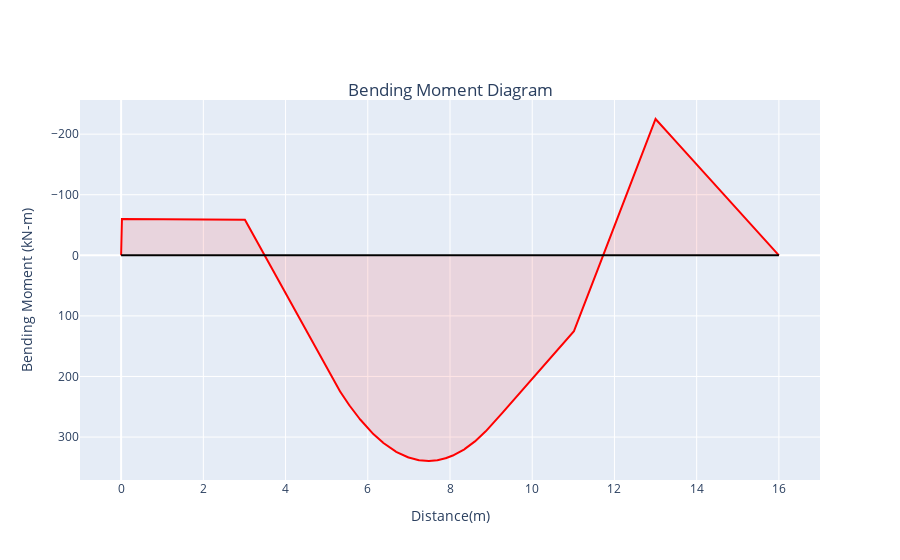

Write notebook code for a chart like this one.
### Code cell
#Define Layout
layout = go.Layout(
    title = {'text':'Bending Moment Diagram', 'y':0.85,'x':0.5,'xanchor':'center','yanchor':'top'},
    yaxis = dict(title="Bending Moment (kN-m)",autorange='reversed'),
    xaxis = dict(title="Distance(m)",range = [-1,span+1] ),
    showlegend = False,
)

line = go.Scatter(
    x = X,
    y = -sum(bendingMoment),
    mode = 'lines',
    name = 'Bending Moment',
    fill = 'tonexty',
    line_color = 'red',
    fillcolor = 'rgba(255,0,0,0.1)'
)

axis = go.Scatter(
    x = [0,span],
    y = [0,0],
    mode = 'lines',
    line_color = 'black'

)

#Generate and view figure
fig = go.Figure(data=[line,axis],layout=layout)
py.offline.iplot(fig)

### Figure 1 — Plotly figure (JSON) as saved in the notebook; plotly's stock layout.template omitted (floating-point values rounded to 4 significant figures; data arrays with more than 128 entries replaced by an {"elided": "..."} marker saying what was removed)
{"data": [{"fill": "tonexty", "fillcolor": "rgba(255,0,0,0.1)", "line": {"color": "red"}, "mode": "lines", "name": "Bending Moment", "type": "scatter", "x": {"elided": "3201 float values"}, "y": {"elided": "3201 float values"}}, {"line": {"color": "black"}, "mode": "lines", "type": "scatter", "x": [0, 16], "y": [0, 0]}], "layout": {"showlegend": false, "title": {"text": "Bending Moment Diagram", "x": 0.5, "xanchor": "center", "y": 0.85, "yanchor": "top"}, "xaxis": {"range": [-1, 17], "title": {"text": "Distance(m)"}}, "yaxis": {"autorange": "reversed", "title": {"text": "Bending Moment (kN-m)"}}}}
